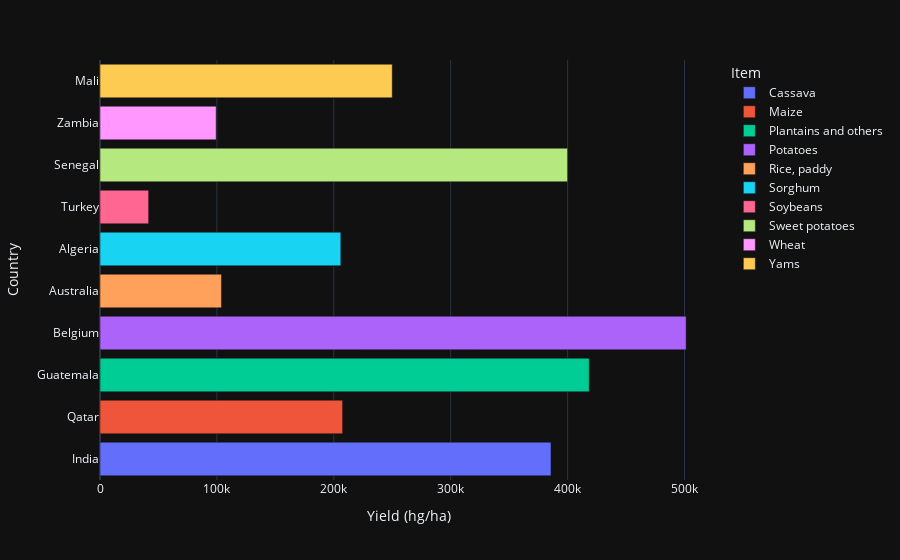

Write notebook code for a chart like this one.
### Code cell
px.bar(top_areas_df, x = 'Yield (hg/ha)', y = 'Country', color = 'Item', template = 'plotly_dark')

### Figure 1 — Plotly figure (JSON) as saved in the notebook; plotly's stock layout.template omitted (floating-point values rounded to 4 significant figures)
{"data": [{"alignmentgroup": "True", "hovertemplate": "Item=Cassava<br>Yield (hg/ha)=%{x}<br>Country=%{y}<extra></extra>", "legendgroup": "Cassava", "marker": {"color": "#636efa", "pattern": {"shape": ""}}, "name": "Cassava", "offsetgroup": "Cassava", "orientation": "h", "showlegend": true, "textposition": "auto", "type": "bar", "x": [385818], "xaxis": "x", "y": ["India"], "yaxis": "y"}, {"alignmentgroup": "True", "hovertemplate": "Item=Maize<br>Yield (hg/ha)=%{x}<br>Country=%{y}<extra></extra>", "legendgroup": "Maize", "marker": {"color": "#EF553B", "pattern": {"shape": ""}}, "name": "Maize", "offsetgroup": "Maize", "orientation": "h", "showlegend": true, "textposition": "auto", "type": "bar", "x": [207556], "xaxis": "x", "y": ["Qatar"], "yaxis": "y"}, {"alignmentgroup": "True", "hovertemplate": "Item=Plantains and others<br>Yield (hg/ha)=%{x}<br>Country=%{y}<extra></extra>", "legendgroup": "Plantains and others", "marker": {"color": "#00cc96", "pattern": {"shape": ""}}, "name": "Plantains and others", "offsetgroup": "Plantains and others", "orientation": "h", "showlegend": true, "textposition": "auto", "type": "bar", "x": [418505], "xaxis": "x", "y": ["Guatemala"], "yaxis": "y"}, {"alignmentgroup": "True", "hovertemplate": "Item=Potatoes<br>Yield (hg/ha)=%{x}<br>Country=%{y}<extra></extra>", "legendgroup": "Potatoes", "marker": {"color": "#ab63fa", "pattern": {"shape": ""}}, "name": "Potatoes", "offsetgroup": "Potatoes", "orientation": "h", "showlegend": true, "textposition": "auto", "type": "bar", "x": [501412], "xaxis": "x", "y": ["Belgium"], "yaxis": "y"}, {"alignmentgroup": "True", "hovertemplate": "Item=Rice, paddy<br>Yield (hg/ha)=%{x}<br>Country=%{y}<extra></extra>", "legendgroup": "Rice, paddy", "marker": {"color": "#FFA15A", "pattern": {"shape": ""}}, "name": "Rice, paddy", "offsetgroup": "Rice, paddy", "orientation": "h", "showlegend": true, "textposition": "auto", "type": "bar", "x": [103895], "xaxis": "x", "y": ["Australia"], "yaxis": "y"}, {"alignmentgroup": "True", "hovertemplate": "Item=Sorghum<br>Yield (hg/ha)=%{x}<br>Country=%{y}<extra></extra>", "legendgroup": "Sorghum", "marker": {"color": "#19d3f3", "pattern": {"shape": ""}}, "name": "Sorghum", "offsetgroup": "Sorghum", "orientation": "h", "showlegend": true, "textposition": "auto", "type": "bar", "x": [206000], "xaxis": "x", "y": ["Algeria"], "yaxis": "y"}, {"alignmentgroup": "True", "hovertemplate": "Item=Soybeans<br>Yield (hg/ha)=%{x}<br>Country=%{y}<extra></extra>", "legendgroup": "Soybeans", "marker": {"color": "#FF6692", "pattern": {"shape": ""}}, "name": "Soybeans", "offsetgroup": "Soybeans", "orientation": "h", "showlegend": true, "textposition": "auto", "type": "bar", "x": [41609], "xaxis": "x", "y": ["Turkey"], "yaxis": "y"}, {"alignmentgroup": "True", "hovertemplate": "Item=Sweet potatoes<br>Yield (hg/ha)=%{x}<br>Country=%{y}<extra></extra>", "legendgroup": "Sweet potatoes", "marker": {"color": "#B6E880", "pattern": {"shape": ""}}, "name": "Sweet potatoes", "offsetgroup": "Sweet potatoes", "orientation": "h", "showlegend": true, "textposition": "auto", "type": "bar", "x": [400000], "xaxis": "x", "y": ["Senegal"], "yaxis": "y"}, {"alignmentgroup": "True", "hovertemplate": "Item=Wheat<br>Yield (hg/ha)=%{x}<br>Country=%{y}<extra></extra>", "legendgroup": "Wheat", "marker": {"color": "#FF97FF", "pattern": {"shape": ""}}, "name": "Wheat", "offsetgroup": "Wheat", "orientation": "h", "showlegend": true, "textposition": "auto", "type": "bar", "x": [99387], "xaxis": "x", "y": ["Zambia"], "yaxis": "y"}, {"alignmentgroup": "True", "hovertemplate": "Item=Yams<br>Yield (hg/ha)=%{x}<br>Country=%{y}<extra></extra>", "legendgroup": "Yams", "marker": {"color": "#FECB52", "pattern": {"shape": ""}}, "name": "Yams", "offsetgroup": "Yams", "orientation": "h", "showlegend": true, "textposition": "auto", "type": "bar", "x": [250000], "xaxis": "x", "y": ["Mali"], "yaxis": "y"}], "layout": {"barmode": "relative", "legend": {"title": {"text": "Item"}, "tracegroupgap": 0}, "margin": {"t": 60}, "xaxis": {"anchor": "y", "domain": [0, 1], "title": {"text": "Yield (hg/ha)"}}, "yaxis": {"anchor": "x", "domain": [0, 1], "title": {"text": "Country"}}}}
